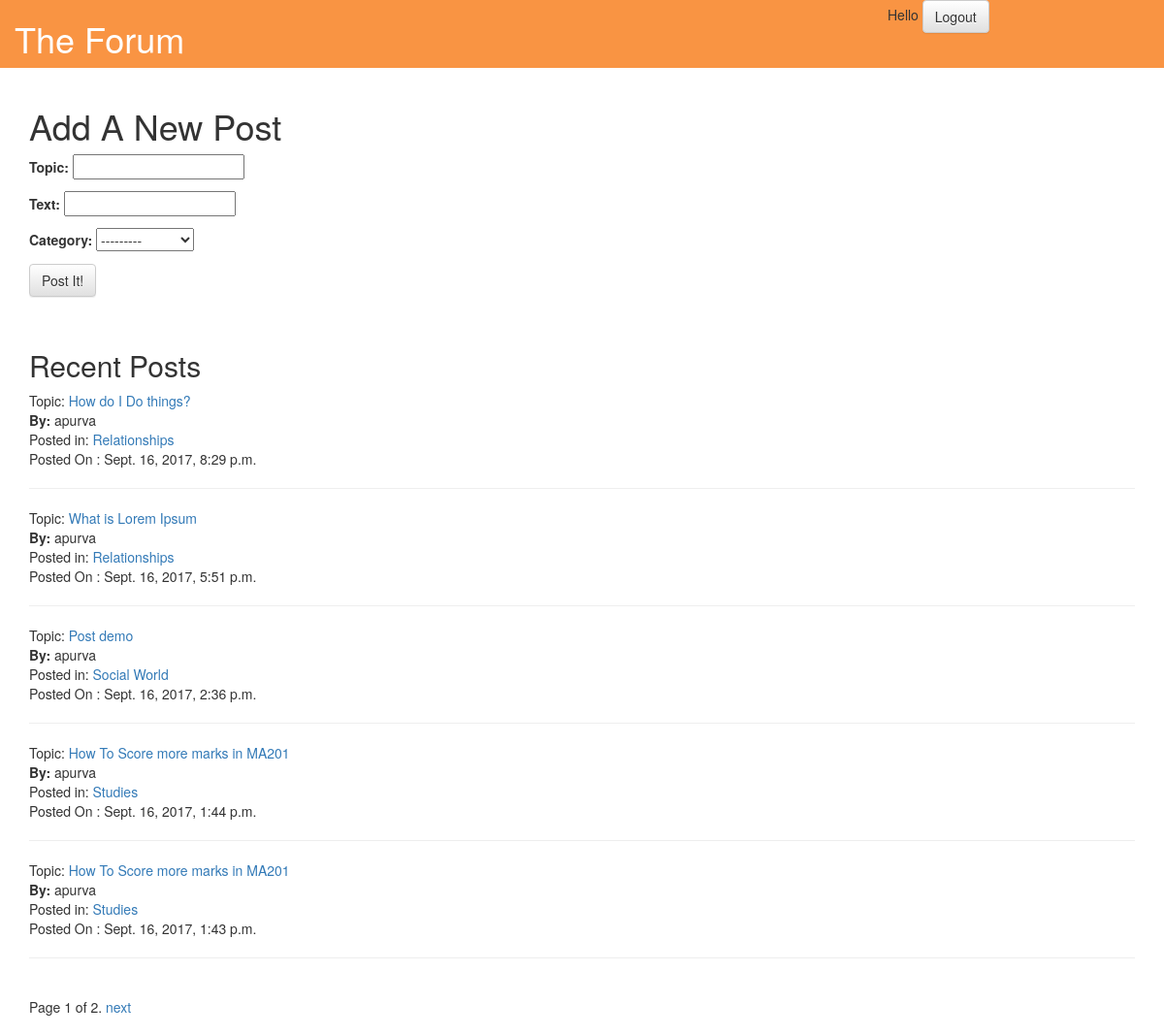
The app's page / (signed in), older data.
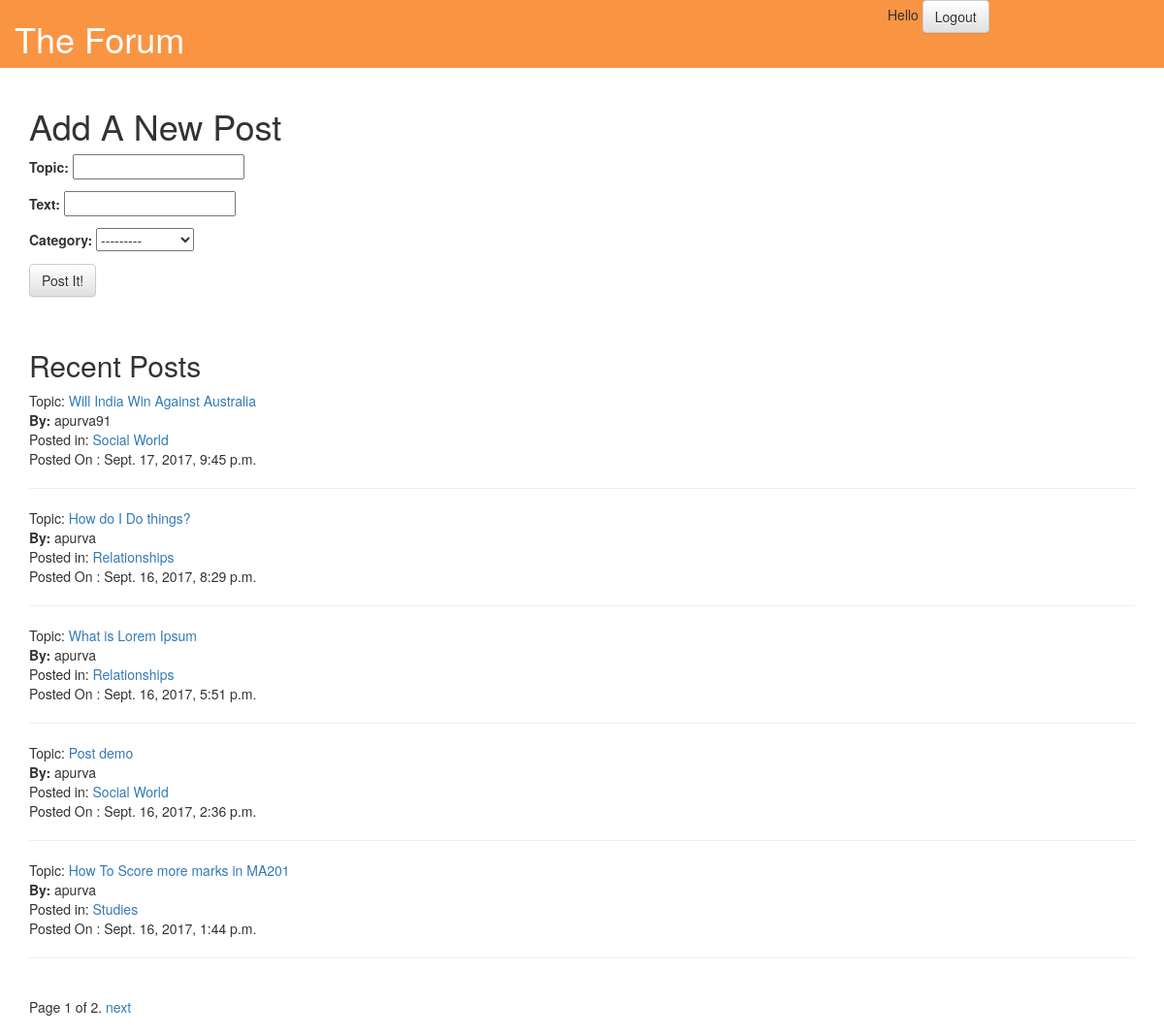
The same page, newer data.
### forum/models.py (models this page shows, shortened)
class ForumPost(models.Model):
    author = models.ForeignKey(User, on_delete = models.CASCADE)
    topic = models.CharField(max_length=255)
    text = models.CharField(max_length=1000)
    date = models.DateTimeField('date')
    category = models.ForeignKey( PostCategory, on_delete = models.CASCADE )

class PostCategory(models.Model):
    name = models.CharField(max_length=255)
    url = models.SlugField()
    def __str__(self):
        return self.url
    class Meta:
        verbose_name_plural = 'post categories'

### forum/views.py (the view)
# urls.py: url(r'^$', views.Index , name='index'),
def Index(request):
	latest_posts=ForumPost.objects.order_by('-date')
	paginator = Paginator(latest_posts, 5) # Show 25 contacts per page
	page = request.GET.get('page')
	try:
		latest_posts = paginator.page(page)
	except PageNotAnInteger:
		latest_posts = paginator.page(1)
	except EmptyPage:
		latest_posts = paginator.page(paginator.num_pages)
	if request.user.is_authenticated:
		if request.method=='POST':
			form = PostForm(request.POST)
			if form.is_valid():
				post = form.save(commit=False)
				post.date = timezone.now()
				post.author = request.user
				post.save()
				return redirect('/posts/'+str(post.id))
		else:
			form = PostForm()
	return render(request, 'forum/index.html', {'latest_posts':latest_posts, 'form':form})

### forum/forms.py
class PostForm(forms.ModelForm):
    class Meta:
        model = ForumPost
        fields = ('topic', 'text','category')

### forum/templates/forum/index.html (shortened to what this page needs)
{% extends 'forum/base.html' %}
{% block content %}
{%if user.is_authenticated%}
<h1>Add A New Post</h1>
<form method="POST" class="post-form">{% csrf_token %}
        {{ form.as_p }}
        <button type="submit" class="save btn btn-default">Post It!</button>
</form>
{%else%}
<h3>To Add Posts You Need To Login First</h3>
{%endif%}
<br>
<h2> Recent Posts </h2>
{% for fp in latest_posts %}
Topic: <a href = '/posts/{{fp.id}}'> {{fp.topic}} </a>
<br>
<b> By: </b> {{fp.author}}
<br> Posted in: <a href = '/category/{{fp.category}}'> {{fp.category.name}}</a>
<br>Posted On : {{fp.date}}
<hr>
{% endfor %}
<div class="pagination">
    <span class="step-links">
        <span class="current">
            Page {{ latest_posts.number }} of {{ latest_posts.paginator.num_pages }}.
        </span>
        {% if latest_posts.has_next %}
            <a href="?page={{ latest_posts.next_page_number }}">next</a>
        {% endif %}
    </span>
</div>
{% endblock %}

### forum/templates/forum/base.html (shortened to what this page needs)
<html>
<head>
	<link rel="stylesheet" href="//maxcdn.bootstrapcdn.com/bootstrap/3.2.0/css/bootstrap.min.css">
	<link rel="stylesheet" href="//maxcdn.bootstrapcdn.com/bootstrap/3.2.0/css/bootstrap-theme.min.css">
	<link rel="stylesheet" href="https://cdnjs.cloudflare.com/ajax/libs/font-awesome/4.7.0/css/font-awesome.min.css">
	 <link rel="stylesheet" href="//code.jquery.com/ui/1.12.1/themes/base/jquery-ui.css">
</head>
<body>
	<div class="container-fluid" style="background-color:#f99443; ">
		<div class="row">
		<div class="col-xs-6">
		<h1 ><a href="/" style="color:white">The Forum</a></h1>
		</div>
		<div class="col-xs-3">
{%if user.is_authenticated%}
Hello <a href="/profile/{{user}}"> {{user.first_name}} {{user.last_name}} </a> <a class="btn btn-default" href="/logout">Logout</a>
{%else%}
<a class="btn btn-default" href="/signup">Sign Up</a> &nbsp; &nbsp; <a class="btn btn-default" href="/login">Log In </a>
{%endif%}
		</div>
		</div>
	</div>
	<br>
	<div class="content container">
		{% block content %}
		{% endblock %}
	</div>
</body>
</html>

Row changes from the older to the newer data that the page shows:
no longer on this page (row unchanged): ForumPost: topic "How To Score more marks in MA201", author "apurva", category.name "Studies", date "Sept. 16, 2017, 1:43 p.m."
added ForumPost: topic "Will India Win Against Australia", author "apurva91", category.name "Social World", date "Sept. 17, 2017, 9:45 p.m."
